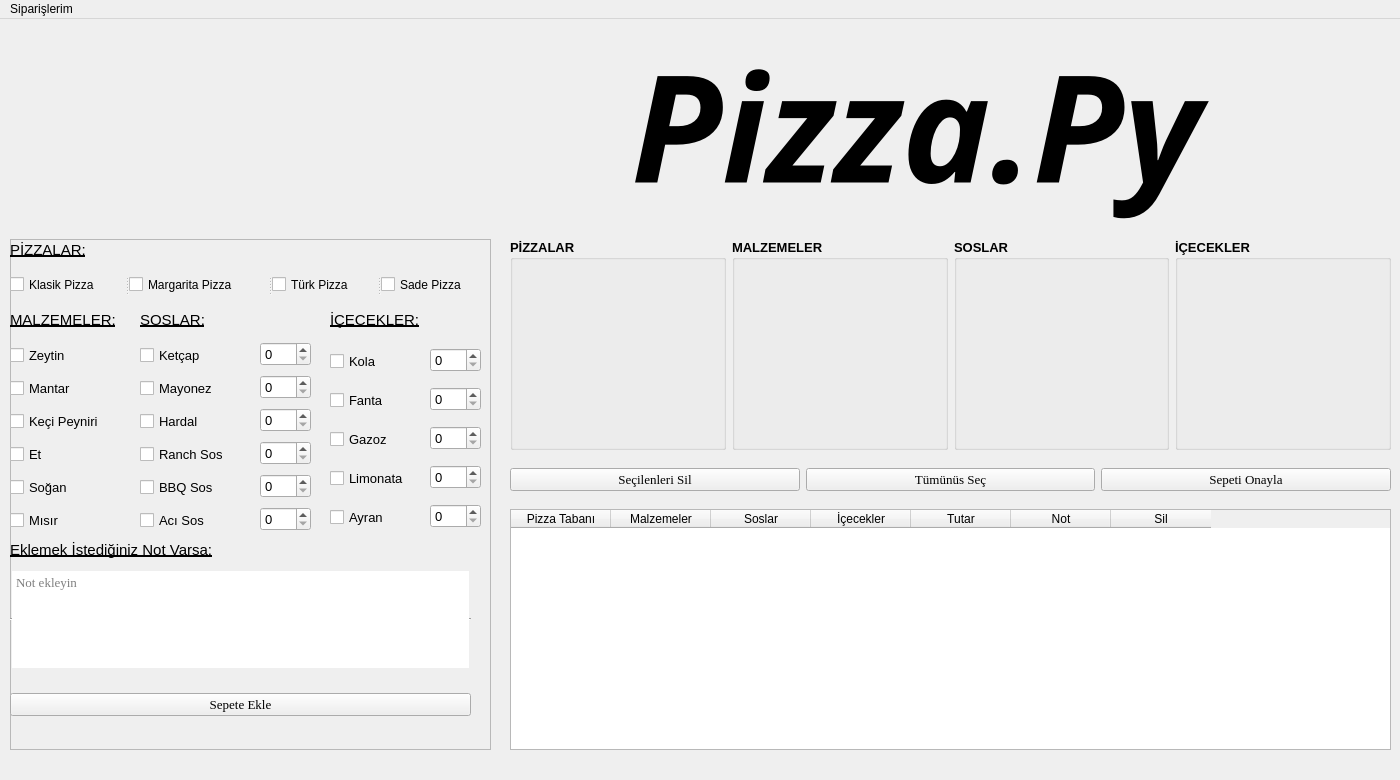
<?xml version="1.0" encoding="UTF-8"?>
<ui version="4.0">
 <class>MainWindow</class>
 <widget class="QMainWindow" name="MainWindow">
  <property name="geometry">
   <rect>
    <x>0</x>
    <y>0</y>
    <width>1400</width>
    <height>780</height>
   </rect>
  </property>
  <property name="minimumSize">
   <size>
    <width>1400</width>
    <height>780</height>
   </size>
  </property>
  <property name="maximumSize">
   <size>
    <width>1400</width>
    <height>780</height>
   </size>
  </property>
  <property name="windowTitle">
   <string>Pizza Sipariş Sistemi</string>
  </property>
  <widget class="QWidget" name="centralwidget">
   <widget class="QFrame" name="frame">
    <property name="geometry">
     <rect>
      <x>10</x>
      <y>220</y>
      <width>481</width>
      <height>511</height>
     </rect>
    </property>
    <property name="frameShape">
     <enum>QFrame::StyledPanel</enum>
    </property>
    <property name="frameShadow">
     <enum>QFrame::Raised</enum>
    </property>
    <widget class="QLabel" name="pizzalar_label">
     <property name="geometry">
      <rect>
       <x>0</x>
       <y>0</y>
       <width>371</width>
       <height>21</height>
      </rect>
     </property>
     <property name="font">
      <font>
       <pointsize>11</pointsize>
       <underline>true</underline>
      </font>
     </property>
     <property name="text">
      <string>PİZZALAR:</string>
     </property>
    </widget>
    <widget class="QLabel" name="malzemeler_label">
     <property name="geometry">
      <rect>
       <x>0</x>
       <y>70</y>
       <width>131</width>
       <height>21</height>
      </rect>
     </property>
     <property name="font">
      <font>
       <pointsize>11</pointsize>
       <underline>true</underline>
      </font>
     </property>
     <property name="text">
      <string>MALZEMELER:</string>
     </property>
    </widget>
    <widget class="QLabel" name="malzemeler_label_2">
     <property name="geometry">
      <rect>
       <x>130</x>
       <y>70</y>
       <width>131</width>
       <height>21</height>
      </rect>
     </property>
     <property name="font">
      <font>
       <pointsize>11</pointsize>
       <underline>true</underline>
      </font>
     </property>
     <property name="text">
      <string>SOSLAR:</string>
     </property>
    </widget>
    <widget class="QWidget" name="layoutWidget">
     <property name="geometry">
      <rect>
       <x>130</x>
       <y>100</y>
       <width>121</width>
       <height>201</height>
      </rect>
     </property>
     <layout class="QVBoxLayout" name="verticalLayout_2">
      <item>
       <widget class="QCheckBox" name="ketcap_check">
        <property name="font">
         <font>
          <pointsize>10</pointsize>
         </font>
        </property>
        <property name="text">
         <string>Ketçap</string>
        </property>
       </widget>
      </item>
      <item>
       <widget class="QCheckBox" name="mayonez_check">
        <property name="font">
         <font>
          <pointsize>10</pointsize>
         </font>
        </property>
        <property name="text">
         <string>Mayonez</string>
        </property>
       </widget>
      </item>
      <item>
       <widget class="QCheckBox" name="hardal_check">
        <property name="font">
         <font>
          <pointsize>10</pointsize>
         </font>
        </property>
        <property name="text">
         <string>Hardal</string>
        </property>
       </widget>
      </item>
      <item>
       <widget class="QCheckBox" name="ranch_check">
        <property name="font">
         <font>
          <pointsize>10</pointsize>
         </font>
        </property>
        <property name="text">
         <string>Ranch Sos</string>
        </property>
       </widget>
      </item>
      <item>
       <widget class="QCheckBox" name="bbq_check">
        <property name="font">
         <font>
          <pointsize>10</pointsize>
         </font>
        </property>
        <property name="text">
         <string>BBQ Sos</string>
        </property>
       </widget>
      </item>
      <item>
       <widget class="QCheckBox" name="aci_sos_check">
        <property name="font">
         <font>
          <pointsize>10</pointsize>
         </font>
        </property>
        <property name="text">
         <string>Acı Sos</string>
        </property>
       </widget>
      </item>
     </layout>
    </widget>
    <widget class="QLabel" name="malzemeler_label_3">
     <property name="geometry">
      <rect>
       <x>320</x>
       <y>70</y>
       <width>131</width>
       <height>21</height>
      </rect>
     </property>
     <property name="font">
      <font>
       <pointsize>11</pointsize>
       <underline>true</underline>
      </font>
     </property>
     <property name="text">
      <string>İÇECEKLER:</string>
     </property>
    </widget>
    <widget class="QPlainTextEdit" name="plainTextEdit">
     <property name="geometry">
      <rect>
       <x>0</x>
       <y>330</y>
       <width>461</width>
       <height>101</height>
      </rect>
     </property>
     <property name="font">
      <font>
       <family>Times New Roman</family>
       <pointsize>10</pointsize>
      </font>
     </property>
     <property name="frameShape">
      <enum>QFrame::HLine</enum>
     </property>
     <property name="placeholderText">
      <string>Not ekleyin</string>
     </property>
    </widget>
    <widget class="QLabel" name="malzemeler_label_4">
     <property name="geometry">
      <rect>
       <x>0</x>
       <y>300</y>
       <width>241</width>
       <height>21</height>
      </rect>
     </property>
     <property name="font">
      <font>
       <pointsize>11</pointsize>
       <underline>true</underline>
      </font>
     </property>
     <property name="text">
      <string>Eklemek İstediğiniz Not Varsa:</string>
     </property>
    </widget>
    <widget class="QSplitter" name="splitter">
     <property name="geometry">
      <rect>
       <x>0</x>
       <y>30</y>
       <width>481</width>
       <height>31</height>
      </rect>
     </property>
     <property name="orientation">
      <enum>Qt::Horizontal</enum>
     </property>
     <widget class="QCheckBox" name="klas_pizza_check">
      <property name="font">
       <font>
        <pointsize>9</pointsize>
       </font>
      </property>
      <property name="text">
       <string>Klasik Pizza</string>
      </property>
     </widget>
     <widget class="QCheckBox" name="Mar_pizza_check">
      <property name="font">
       <font>
        <pointsize>9</pointsize>
       </font>
      </property>
      <property name="toolTip">
       <string>margarita</string>
      </property>
      <property name="statusTip">
       <string/>
      </property>
      <property name="text">
       <string>Margarita Pizza</string>
      </property>
     </widget>
     <widget class="QCheckBox" name="turk_pizza_check">
      <property name="font">
       <font>
        <pointsize>9</pointsize>
       </font>
      </property>
      <property name="text">
       <string>Türk Pizza</string>
      </property>
     </widget>
     <widget class="QCheckBox" name="s_pizza_check">
      <property name="font">
       <font>
        <pointsize>9</pointsize>
       </font>
      </property>
      <property name="text">
       <string>Sade Pizza</string>
      </property>
     </widget>
    </widget>
    <widget class="QWidget" name="layoutWidget">
     <property name="geometry">
      <rect>
       <x>0</x>
       <y>100</y>
       <width>114</width>
       <height>201</height>
      </rect>
     </property>
     <layout class="QVBoxLayout" name="verticalLayout">
      <item>
       <widget class="QCheckBox" name="zeytin_check">
        <property name="font">
         <font>
          <pointsize>10</pointsize>
         </font>
        </property>
        <property name="text">
         <string>Zeytin</string>
        </property>
       </widget>
      </item>
      <item>
       <widget class="QCheckBox" name="mantar_check">
        <property name="font">
         <font>
          <pointsize>10</pointsize>
         </font>
        </property>
        <property name="text">
         <string>Mantar</string>
        </property>
       </widget>
      </item>
      <item>
       <widget class="QCheckBox" name="keci_peyniri_check">
        <property name="font">
         <font>
          <pointsize>10</pointsize>
         </font>
        </property>
        <property name="text">
         <string>Keçi Peyniri</string>
        </property>
       </widget>
      </item>
      <item>
       <widget class="QCheckBox" name="et_check">
        <property name="font">
         <font>
          <pointsize>10</pointsize>
         </font>
        </property>
        <property name="text">
         <string>Et</string>
        </property>
       </widget>
      </item>
      <item>
       <widget class="QCheckBox" name="sogan_check">
        <property name="font">
         <font>
          <pointsize>10</pointsize>
         </font>
        </property>
        <property name="text">
         <string>Soğan</string>
        </property>
       </widget>
      </item>
      <item>
       <widget class="QCheckBox" name="misir_check">
        <property name="font">
         <font>
          <pointsize>10</pointsize>
         </font>
        </property>
        <property name="text">
         <string>Mısır</string>
        </property>
       </widget>
      </item>
     </layout>
    </widget>
    <widget class="QWidget" name="layoutWidget">
     <property name="geometry">
      <rect>
       <x>0</x>
       <y>440</y>
       <width>461</width>
       <height>51</height>
      </rect>
     </property>
     <layout class="QHBoxLayout" name="horizontalLayout_2">
      <item>
       <widget class="QPushButton" name="sepete_ekle_button">
        <property name="font">
         <font>
          <family>Times New Roman</family>
          <pointsize>10</pointsize>
         </font>
        </property>
        <property name="text">
         <string>Sepete Ekle</string>
        </property>
       </widget>
      </item>
     </layout>
    </widget>
    <widget class="QWidget" name="layoutWidget">
     <property name="geometry">
      <rect>
       <x>420</x>
       <y>100</y>
       <width>51</width>
       <height>201</height>
      </rect>
     </property>
     <layout class="QVBoxLayout" name="verticalLayout_4">
      <item>
       <widget class="QSpinBox" name="spinBox_KOLA">
        <property name="font">
         <font>
          <pointsize>10</pointsize>
         </font>
        </property>
       </widget>
      </item>
      <item>
       <widget class="QSpinBox" name="spinBox_FANTA">
        <property name="font">
         <font>
          <pointsize>10</pointsize>
         </font>
        </property>
       </widget>
      </item>
      <item>
       <widget class="QSpinBox" name="spinBox_GAZOZ">
        <property name="font">
         <font>
          <pointsize>10</pointsize>
         </font>
        </property>
       </widget>
      </item>
      <item>
       <widget class="QSpinBox" name="spinBox_LMONATA">
        <property name="font">
         <font>
          <pointsize>10</pointsize>
         </font>
        </property>
       </widget>
      </item>
      <item>
       <widget class="QSpinBox" name="spinBox_AYRAN">
        <property name="font">
         <font>
          <pointsize>10</pointsize>
         </font>
        </property>
       </widget>
      </item>
     </layout>
    </widget>
    <widget class="QWidget" name="layoutWidget_2">
     <property name="geometry">
      <rect>
       <x>250</x>
       <y>100</y>
       <width>51</width>
       <height>199</height>
      </rect>
     </property>
     <layout class="QVBoxLayout" name="verticalLayout_7">
      <item>
       <widget class="QSpinBox" name="spinBox_ketcap_4">
        <property name="font">
         <font>
          <pointsize>10</pointsize>
         </font>
        </property>
       </widget>
      </item>
      <item>
       <widget class="QSpinBox" name="spinBox_mayonez_4">
        <property name="font">
         <font>
          <pointsize>10</pointsize>
         </font>
        </property>
       </widget>
      </item>
      <item>
       <widget class="QSpinBox" name="spinBox_hardal_4">
        <property name="font">
         <font>
          <pointsize>10</pointsize>
         </font>
        </property>
       </widget>
      </item>
      <item>
       <widget class="QSpinBox" name="spinBox_ranch_4">
        <property name="font">
         <font>
          <pointsize>10</pointsize>
         </font>
        </property>
       </widget>
      </item>
      <item>
       <widget class="QSpinBox" name="spinBox_bbq_4">
        <property name="font">
         <font>
          <pointsize>10</pointsize>
         </font>
        </property>
       </widget>
      </item>
      <item>
       <widget class="QSpinBox" name="spinBox_aci_sos_4">
        <property name="font">
         <font>
          <pointsize>10</pointsize>
         </font>
        </property>
       </widget>
      </item>
     </layout>
    </widget>
    <widget class="QWidget" name="layoutWidget_3">
     <property name="geometry">
      <rect>
       <x>320</x>
       <y>100</y>
       <width>101</width>
       <height>201</height>
      </rect>
     </property>
     <layout class="QVBoxLayout" name="verticalLayout_5">
      <item>
       <widget class="QCheckBox" name="kola_check">
        <property name="font">
         <font>
          <pointsize>10</pointsize>
         </font>
        </property>
        <property name="text">
         <string>Kola</string>
        </property>
       </widget>
      </item>
      <item>
       <widget class="QCheckBox" name="fanta_check">
        <property name="font">
         <font>
          <pointsize>10</pointsize>
         </font>
        </property>
        <property name="text">
         <string>Fanta</string>
        </property>
       </widget>
      </item>
      <item>
       <widget class="QCheckBox" name="gazoz_check">
        <property name="font">
         <font>
          <pointsize>10</pointsize>
         </font>
        </property>
        <property name="text">
         <string>Gazoz</string>
        </property>
       </widget>
      </item>
      <item>
       <widget class="QCheckBox" name="limonata_check">
        <property name="font">
         <font>
          <pointsize>10</pointsize>
         </font>
        </property>
        <property name="text">
         <string>Limonata</string>
        </property>
       </widget>
      </item>
      <item>
       <widget class="QCheckBox" name="ayran_check">
        <property name="font">
         <font>
          <pointsize>10</pointsize>
         </font>
        </property>
        <property name="text">
         <string>Ayran</string>
        </property>
       </widget>
      </item>
     </layout>
    </widget>
   </widget>
   <widget class="QWidget" name="layoutWidget">
    <property name="geometry">
     <rect>
      <x>510</x>
      <y>440</y>
      <width>881</width>
      <height>41</height>
     </rect>
    </property>
    <layout class="QHBoxLayout" name="horizontalLayout">
     <item>
      <widget class="QPushButton" name="secilenleri_sil">
       <property name="font">
        <font>
         <family>Times New Roman</family>
         <pointsize>10</pointsize>
        </font>
       </property>
       <property name="text">
        <string>Seçilenleri Sil</string>
       </property>
      </widget>
     </item>
     <item>
      <widget class="QPushButton" name="tumunu_sec">
       <property name="font">
        <font>
         <family>Times New Roman</family>
         <pointsize>10</pointsize>
        </font>
       </property>
       <property name="text">
        <string>Tümünüs Seç</string>
       </property>
      </widget>
     </item>
     <item>
      <widget class="QPushButton" name="sepeti_onayla">
       <property name="font">
        <font>
         <family>Times New Roman</family>
         <pointsize>10</pointsize>
        </font>
       </property>
       <property name="text">
        <string>Sepeti Onayla</string>
       </property>
      </widget>
     </item>
    </layout>
   </widget>
   <widget class="QTableWidget" name="sepet_table">
    <property name="geometry">
     <rect>
      <x>510</x>
      <y>490</y>
      <width>881</width>
      <height>241</height>
     </rect>
    </property>
    <property name="frameShape">
     <enum>QFrame::StyledPanel</enum>
    </property>
    <property name="sizeAdjustPolicy">
     <enum>QAbstractScrollArea::AdjustToContents</enum>
    </property>
    <property name="editTriggers">
     <set>QAbstractItemView::AnyKeyPressed|QAbstractItemView::DoubleClicked</set>
    </property>
    <property name="showGrid">
     <bool>false</bool>
    </property>
    <property name="wordWrap">
     <bool>false</bool>
    </property>
    <property name="columnCount">
     <number>7</number>
    </property>
    <column>
     <property name="text">
      <string>Pizza Tabanı</string>
     </property>
    </column>
    <column>
     <property name="text">
      <string>Malzemeler</string>
     </property>
    </column>
    <column>
     <property name="text">
      <string>Soslar</string>
     </property>
    </column>
    <column>
     <property name="text">
      <string>İçecekler</string>
     </property>
    </column>
    <column>
     <property name="text">
      <string>Tutar</string>
     </property>
    </column>
    <column>
     <property name="text">
      <string>Not</string>
     </property>
    </column>
    <column>
     <property name="text">
      <string>Sil</string>
     </property>
    </column>
   </widget>
   <widget class="QLabel" name="label">
    <property name="geometry">
     <rect>
      <x>10</x>
      <y>10</y>
      <width>481</width>
      <height>211</height>
     </rect>
    </property>
    <property name="styleSheet">
     <string notr="true">border-image: url(:/logo_3/logo_3.png);
</string>
    </property>
    <property name="text">
     <string/>
    </property>
   </widget>
   <widget class="QLabel" name="label_2">
    <property name="geometry">
     <rect>
      <x>480</x>
      <y>0</y>
      <width>911</width>
      <height>211</height>
     </rect>
    </property>
    <property name="font">
     <font>
      <family>Monotype Corsiva</family>
      <pointsize>112</pointsize>
      <weight>75</weight>
      <italic>true</italic>
      <bold>true</bold>
     </font>
    </property>
    <property name="text">
     <string>Pizza.Py </string>
    </property>
    <property name="alignment">
     <set>Qt::AlignCenter</set>
    </property>
   </widget>
   <widget class="QWidget" name="layoutWidget">
    <property name="geometry">
     <rect>
      <x>510</x>
      <y>220</y>
      <width>881</width>
      <height>211</height>
     </rect>
    </property>
    <layout class="QHBoxLayout" name="horizontalLayout_3">
     <item>
      <widget class="QGroupBox" name="groupBox">
       <property name="font">
        <font>
         <pointsize>10</pointsize>
         <weight>75</weight>
         <bold>true</bold>
        </font>
       </property>
       <property name="title">
        <string>PİZZALAR</string>
       </property>
       <widget class="QLabel" name="pizza_menu">
        <property name="geometry">
         <rect>
          <x>0</x>
          <y>20</y>
          <width>211</width>
          <height>191</height>
         </rect>
        </property>
        <property name="text">
         <string/>
        </property>
        <property name="alignment">
         <set>Qt::AlignLeading|Qt::AlignLeft|Qt::AlignTop</set>
        </property>
       </widget>
      </widget>
     </item>
     <item>
      <widget class="QGroupBox" name="groupBox_2">
       <property name="font">
        <font>
         <pointsize>10</pointsize>
         <weight>75</weight>
         <bold>true</bold>
         <underline>false</underline>
        </font>
       </property>
       <property name="title">
        <string>MALZEMELER</string>
       </property>
       <widget class="QLabel" name="ingredient_menu">
        <property name="geometry">
         <rect>
          <x>0</x>
          <y>20</y>
          <width>211</width>
          <height>191</height>
         </rect>
        </property>
        <property name="text">
         <string/>
        </property>
        <property name="alignment">
         <set>Qt::AlignLeading|Qt::AlignLeft|Qt::AlignTop</set>
        </property>
       </widget>
      </widget>
     </item>
     <item>
      <widget class="QGroupBox" name="groupBox_3">
       <property name="font">
        <font>
         <pointsize>10</pointsize>
         <weight>75</weight>
         <bold>true</bold>
         <underline>false</underline>
        </font>
       </property>
       <property name="title">
        <string>SOSLAR</string>
       </property>
       <widget class="QLabel" name="sauce_menu">
        <property name="geometry">
         <rect>
          <x>0</x>
          <y>20</y>
          <width>191</width>
          <height>191</height>
         </rect>
        </property>
        <property name="text">
         <string/>
        </property>
        <property name="alignment">
         <set>Qt::AlignLeading|Qt::AlignLeft|Qt::AlignTop</set>
        </property>
       </widget>
      </widget>
     </item>
     <item>
      <widget class="QGroupBox" name="groupBox_4">
       <property name="font">
        <font>
         <pointsize>10</pointsize>
         <weight>75</weight>
         <bold>true</bold>
         <underline>false</underline>
        </font>
       </property>
       <property name="title">
        <string>İÇECEKLER</string>
       </property>
       <widget class="QLabel" name="drink_menu">
        <property name="geometry">
         <rect>
          <x>0</x>
          <y>20</y>
          <width>201</width>
          <height>191</height>
         </rect>
        </property>
        <property name="text">
         <string/>
        </property>
        <property name="alignment">
         <set>Qt::AlignLeading|Qt::AlignLeft|Qt::AlignTop</set>
        </property>
       </widget>
      </widget>
     </item>
    </layout>
   </widget>
  </widget>
  <widget class="QMenuBar" name="menubar">
   <property name="geometry">
    <rect>
     <x>0</x>
     <y>0</y>
     <width>1400</width>
     <height>26</height>
    </rect>
   </property>
   <widget class="QMenu" name="menuSipari_lerim">
    <property name="title">
     <string>Siparişlerim</string>
    </property>
    <addaction name="actionGe_mi_Sipari_lerim"/>
   </widget>
   <addaction name="menuSipari_lerim"/>
  </widget>
  <action name="actionGe_mi_Sipari_lerim">
   <property name="text">
    <string>Geçmiş Siparişlerim</string>
   </property>
  </action>
 </widget>
 <resources>
  <include location="logo.qrc"/>
 </resources>
 <connections/>
</ui>
